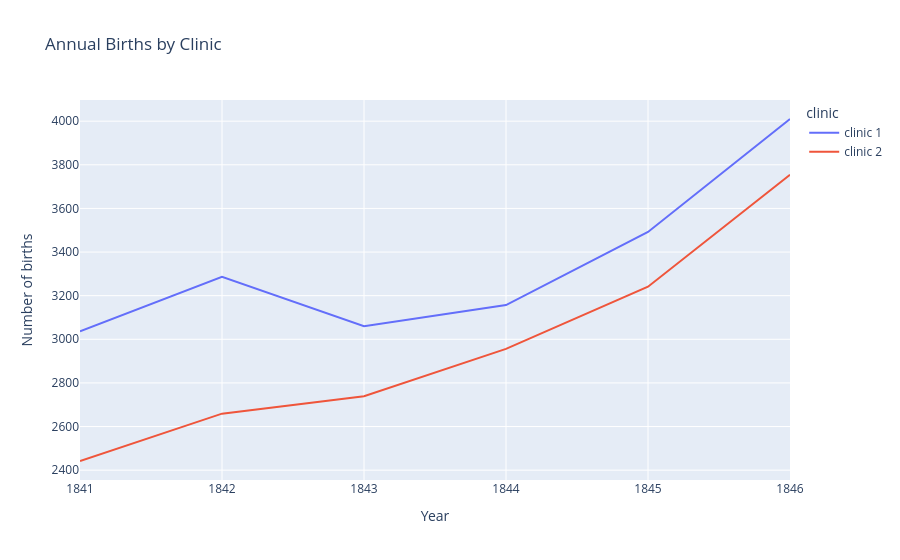

The notebook cell saved with this chart:
### Markdown cell above
# The Yearly Data Split by Clinic

Now let's look at the annual data instead. 

**Challenge**: Use plotly to create line charts of the births and deaths of the two different clinics at the Vienna General Hospital. 
* Which clinic is bigger or more busy judging by the number of births?
* Has the hospital had more patients over time? 
* What was the highest number of deaths recorded in clinic 1 and clinic 2?

### Code cell
fig = px.line(df_yearly, x='year', y='births', color='clinic',
              title='Annual Births by Clinic',
              labels={'births': 'Number of births', 'year': 'Year'})
fig.show()
print("Clinic 1 is busier (more births each year).")
print("Hospital volume grows over time (births increase toward 1846).")

### Figure 1 — Plotly figure (JSON) as saved in the notebook; plotly's stock layout.template omitted (floating-point values rounded to 4 significant figures)
{"data": [{"hovertemplate": "clinic=clinic 1<br>Year=%{x}<br>Number of births=%{y}<extra></extra>", "legendgroup": "clinic 1", "line": {"color": "#636efa", "dash": "solid"}, "marker": {"symbol": "circle"}, "mode": "lines", "name": "clinic 1", "orientation": "v", "showlegend": true, "type": "scatter", "x": [1841, 1842, 1843, 1844, 1845, 1846], "xaxis": "x", "y": [3036, 3287, 3060, 3157, 3492, 4010], "yaxis": "y"}, {"hovertemplate": "clinic=clinic 2<br>Year=%{x}<br>Number of births=%{y}<extra></extra>", "legendgroup": "clinic 2", "line": {"color": "#EF553B", "dash": "solid"}, "marker": {"symbol": "circle"}, "mode": "lines", "name": "clinic 2", "orientation": "v", "showlegend": true, "type": "scatter", "x": [1841, 1842, 1843, 1844, 1845, 1846], "xaxis": "x", "y": [2442, 2659, 2739, 2956, 3241, 3754], "yaxis": "y"}], "layout": {"legend": {"title": {"text": "clinic"}, "tracegroupgap": 0}, "title": {"text": "Annual Births by Clinic"}, "xaxis": {"anchor": "y", "domain": [0, 1], "title": {"text": "Year"}}, "yaxis": {"anchor": "x", "domain": [0, 1], "title": {"text": "Number of births"}}}}
